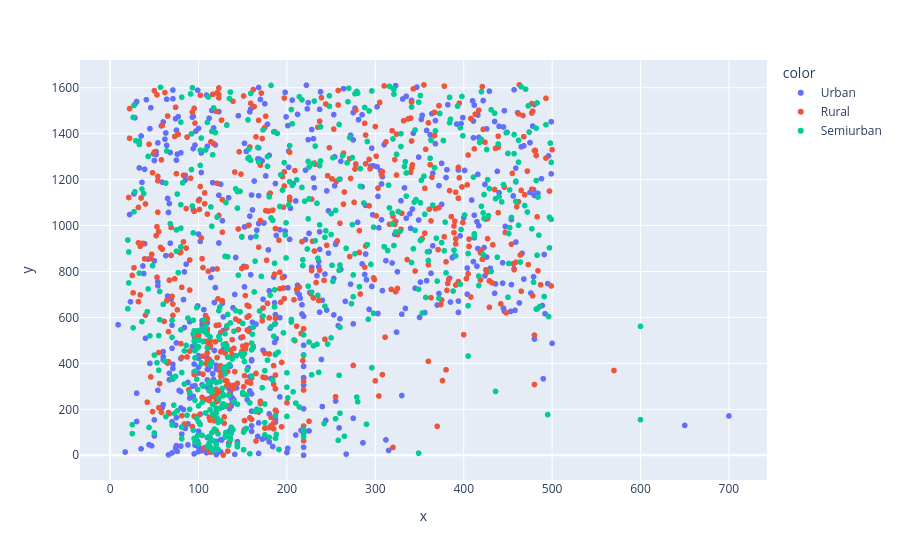

Notebook cell for this chart:
### Code cell
px.scatter(x = loan['LoanAmount'], color = loan['Property_Area']).show()

### Figure 1 — Plotly figure (JSON) as saved in the notebook; plotly's stock layout.template omitted (floating-point values rounded to 4 significant figures; data arrays with more than 128 entries replaced by an {"elided": "..."} marker saying what was removed)
{"data": [{"hovertemplate": "color=Urban<br>x=%{x}<br>y=%{y}<extra></extra>", "legendgroup": "Urban", "marker": {"color": "#636efa", "symbol": "circle"}, "mode": "markers", "name": "Urban", "showlegend": true, "type": "scattergl", "x": {"elided": "549 float values"}, "xaxis": "x", "y": {"elided": "549 int values"}, "yaxis": "y"}, {"hovertemplate": "color=Rural<br>x=%{x}<br>y=%{y}<extra></extra>", "legendgroup": "Rural", "marker": {"color": "#EF553B", "symbol": "circle"}, "mode": "markers", "name": "Rural", "showlegend": true, "type": "scattergl", "x": {"elided": "520 float values"}, "xaxis": "x", "y": {"elided": "520 int values"}, "yaxis": "y"}, {"hovertemplate": "color=Semiurban<br>x=%{x}<br>y=%{y}<extra></extra>", "legendgroup": "Semiurban", "marker": {"color": "#00cc96", "symbol": "circle"}, "mode": "markers", "name": "Semiurban", "showlegend": true, "type": "scattergl", "x": {"elided": "545 float values"}, "xaxis": "x", "y": {"elided": "545 int values"}, "yaxis": "y"}], "layout": {"legend": {"title": {"text": "color"}, "tracegroupgap": 0}, "margin": {"t": 60}, "xaxis": {"anchor": "y", "domain": [0, 1], "title": {"text": "x"}}, "yaxis": {"anchor": "x", "domain": [0, 1], "title": {"text": "y"}}}}
